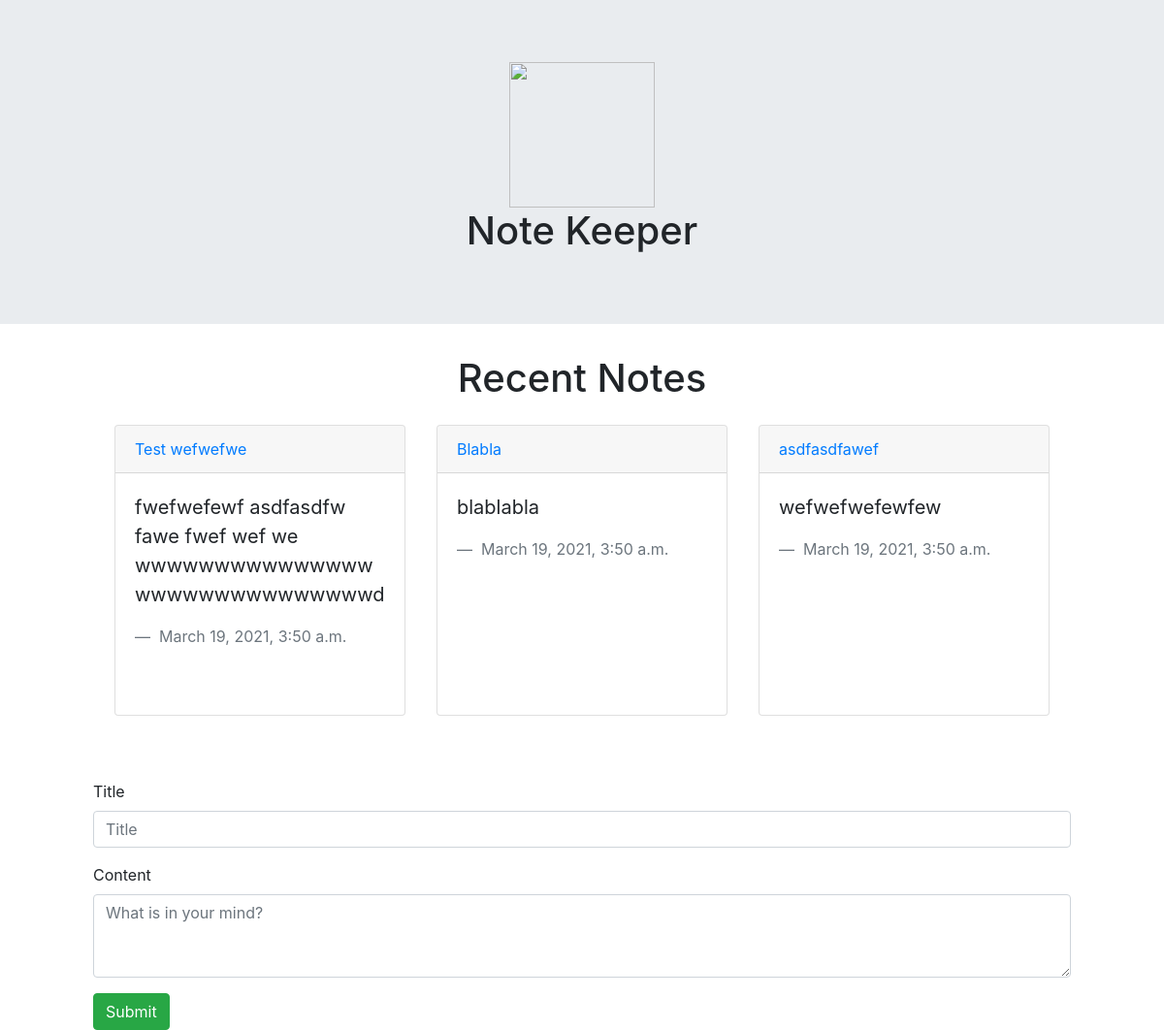
Page /notekeeper/ on the committed database.
### notekeeper/models.py (models this page shows, shortened)
class Note(models.Model):
    title = models.CharField(max_length=100)
    content = models.TextField()
    date_creation = models.DateTimeField('date created', default=timezone.now())
    date_update = models.DateTimeField('date updated', default=timezone.now())

### notekeeper/views.py (the view)
# urls.py: path('', views.IndexView.as_view(), name='index'),
class IndexView(generic.ListView):
    template_name = 'notekeeper/home.html'
    context_object_name = 'all_notes'
    def get_queryset(self):
        return Note.objects.all()[:5]

### notekeeper/templates/notekeeper/home.html (shortened to what this page needs)
{% extends "notekeeper/base.html" %}
{% block body %}
<h1 class="text-center"> Recent Notes </h1>
<div style="display: flex; flex-wrap: wrap; justify-content: center" >
   {% for note in all_notes %}
     <div class="card my-3 mx-3" style="width: 300px; height: 300px;">
      <div class="card-header">
        <a href= "{% url 'notekeeper:single_note' note.id %}">{{ note.title }} </a>
      </div>
      <div class="card-body">
        <blockquote class="blockquote mb-0">
          <p> {{ note.content | truncatewords:20}} </p>
          <footer class="blockquote-footer"> {{ note.date_creation }}</footer>
        </blockquote>
      </div>
    </div>
   {% endfor %}
</div>
<form class="mx-5 px-5" style="margin: 50px 50px 0px 50px" action="{% url 'notekeeper:create_new_note' %}" method="POST">
  <div class="form-group">
    <label >Title</label>
    <input type="text" name="title" class="form-control" placeholder="Title">
  </div>
  <div class="form-group">
    <label>Content</label>
    <textarea name="content" class="form-control"  rows="3" placeholder="What is in your mind?"></textarea>
  </div>
<button class="btn btn-success" type="submit"> Submit </button>
</form>
{% endblock %}

### notekeeper/templates/notekeeper/base.html (shortened to what this page needs)
<!DOCTYPE html>
<html lang="en">
  <head>
   <link rel="stylesheet" href="https://stackpath.bootstrapcdn.com/bootstrap/4.1.3/css/bootstrap.min.css">
    <head>
  </head>
  <div class="jumbotron jumbotron-fluid">
    <div class="container">
    <div class="text-center">
    <img src="https://cdn0.iconfinder.com/data/icons/online-education-butterscotch-vol-2/512/Student_Notes-512.png" width="150" height="150">
    <h1> Note Keeper </h1>
    </div>
    </div>
    </div>
  <body>
    {% block body %} {% endblock %}
 </body>
</html>

### rows in the picture
Note: title "Test wefwefwe", content "fwefwefewf asdfasdfw fawe fwef wef we wwwwwwwwwwwwwwwwwwwwwwwwwwwwwwd", date_creation "March 19, 2021, 3:50 a.m."
Note: title "Blabla", content "blablabla", date_creation "March 19, 2021, 3:50 a.m."
Note: title "asdfasdfawef", content "wefwefwefewfew", date_creation "March 19, 2021, 3:50 a.m."
